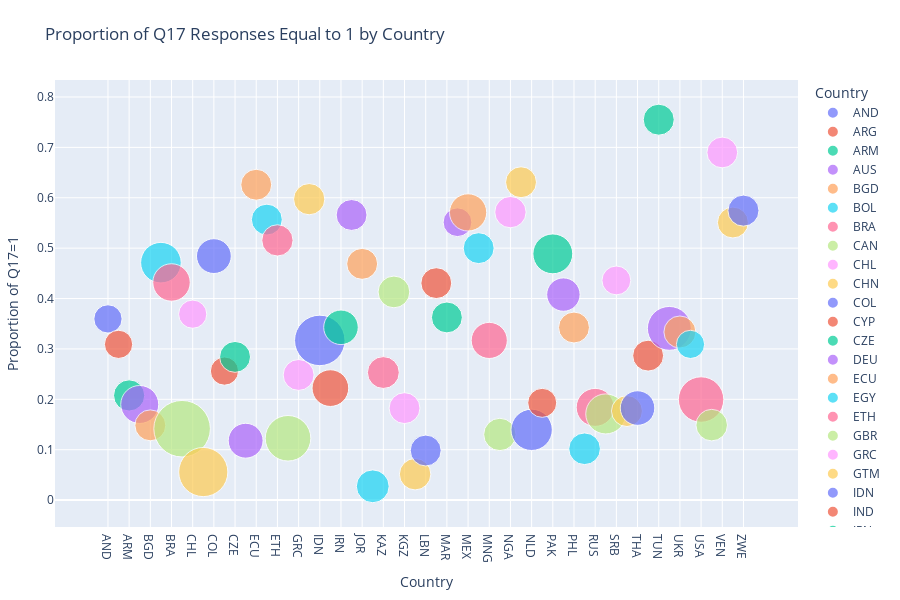

This figure's notebook cell:
### Code cell
## (Visualization -II) ##

# This code loads World Values Survey (WVS) data and filters it by countries found in scored sentences.
# It processes Q17 survey responses to calculate per-country counts and proportions of respondents answering '1'.
# It prepares the country data in a categorical order for consistent plotting.
# Then it creates a scatter plot showing the proportion of Q17=1 responses per country, sized by total responses.
# The plot visually compares response distributions across countries with hover details and a clean layout.
# The x and y-axis labels are the same as the prediction visualization.

%run visualize_response_props.py

### Figure 1 — Plotly figure (JSON) as saved in the notebook; plotly's stock layout.template omitted (floating-point values rounded to 4 significant figures)
{"data": [{"hovertemplate": "<b>%{hovertext}</b><br><br>Country=%{x}<br>Proportion of Q17=1=%{y}<br>Total Responses=%{marker.size}<extra></extra>", "hovertext": ["AND"], "legendgroup": "AND", "marker": {"color": "#636efa", "size": [1004], "sizemode": "area", "sizeref": 2.511, "symbol": "circle"}, "mode": "markers", "name": "AND", "orientation": "v", "showlegend": true, "type": "scatter", "x": ["AND"], "xaxis": "x", "y": [0.3596], "yaxis": "y"}, {"hovertemplate": "<b>%{hovertext}</b><br><br>Country=%{x}<br>Proportion of Q17=1=%{y}<br>Total Responses=%{marker.size}<extra></extra>", "hovertext": ["ARG"], "legendgroup": "ARG", "marker": {"color": "#EF553B", "size": [1003], "sizemode": "area", "sizeref": 2.511, "symbol": "circle"}, "mode": "markers", "name": "ARG", "orientation": "v", "showlegend": true, "type": "scatter", "x": ["ARG"], "xaxis": "x", "y": [0.3091], "yaxis": "y"}, {"hovertemplate": "<b>%{hovertext}</b><br><br>Country=%{x}<br>Proportion of Q17=1=%{y}<br>Total Responses=%{marker.size}<extra></extra>", "hovertext": ["ARM"], "legendgroup": "ARM", "marker": {"color": "#00cc96", "size": [1223], "sizemode": "area", "sizeref": 2.511, "symbol": "circle"}, "mode": "markers", "name": "ARM", "orientation": "v", "showlegend": true, "type": "scatter", "x": ["ARM"], "xaxis": "x", "y": [0.2077], "yaxis": "y"}, {"hovertemplate": "<b>%{hovertext}</b><br><br>Country=%{x}<br>Proportion of Q17=1=%{y}<br>Total Responses=%{marker.size}<extra></extra>", "hovertext": ["AUS"], "legendgroup": "AUS", "marker": {"color": "#ab63fa", "size": [1813], "sizemode": "area", "sizeref": 2.511, "symbol": "circle"}, "mode": "markers", "name": "AUS", "orientation": "v", "showlegend": true, "type": "scatter", "x": ["AUS"], "xaxis": "x", "y": [0.1897], "yaxis": "y"}, {"hovertemplate": "<b>%{hovertext}</b><br><br>Country=%{x}<br>Proportion of Q17=1=%{y}<br>Total Responses=%{marker.size}<extra></extra>", "hovertext": ["BGD"], "legendgroup": "BGD", "marker": {"color": "#FFA15A", "size": [1200], "sizemode": "area", "sizeref": 2.511, "symbol": "circle"}, "mode": "markers", "name": "BGD", "orientation": "v", "showlegend": true, "type": "scatter", "x": ["BGD"], "xaxis": "x", "y": [0.1483], "yaxis": "y"}, {"hovertemplate": "<b>%{hovertext}</b><br><br>Country=%{x}<br>Proportion of Q17=1=%{y}<br>Total Responses=%{marker.size}<extra></extra>", "hovertext": ["BOL"], "legendgroup": "BOL", "marker": {"color": "#19d3f3", "size": [2067], "sizemode": "area", "sizeref": 2.511, "symbol": "circle"}, "mode": "markers", "name": "BOL", "orientation": "v", "showlegend": true, "type": "scatter", "x": ["BOL"], "xaxis": "x", "y": [0.4712], "yaxis": "y"}, {"hovertemplate": "<b>%{hovertext}</b><br><br>Country=%{x}<br>Proportion of Q17=1=%{y}<br>Total Responses=%{marker.size}<extra></extra>", "hovertext": ["BRA"], "legendgroup": "BRA", "marker": {"color": "#FF6692", "size": [1762], "sizemode": "area", "sizeref": 2.511, "symbol": "circle"}, "mode": "markers", "name": "BRA", "orientation": "v", "showlegend": true, "type": "scatter", "x": ["BRA"], "xaxis": "x", "y": [0.4319], "yaxis": "y"}, {"hovertemplate": "<b>%{hovertext}</b><br><br>Country=%{x}<br>Proportion of Q17=1=%{y}<br>Total Responses=%{marker.size}<extra></extra>", "hovertext": ["CAN"], "legendgroup": "CAN", "marker": {"color": "#B6E880", "size": [4018], "sizemode": "area", "sizeref": 2.511, "symbol": "circle"}, "mode": "markers", "name": "CAN", "orientation": "v", "showlegend": true, "type": "scatter", "x": ["CAN"], "xaxis": "x", "y": [0.1416], "yaxis": "y"}, {"hovertemplate": "<b>%{hovertext}</b><br><br>Country=%{x}<br>Proportion of Q17=1=%{y}<br>Total Responses=%{marker.size}<extra></extra>", "hovertext": ["CHL"], "legendgroup": "CHL", "marker": {"color": "#FF97FF", "size": [1000], "sizemode": "area", "sizeref": 2.511, "symbol": "circle"}, "mode": "markers", "name": "CHL", "orientation": "v", "showlegend": true, "type": "scatter", "x": ["CHL"], "xaxis": "x", "y": [0.369], "yaxis": "y"}, {"hovertemplate": "<b>%{hovertext}</b><br><br>Country=%{x}<br>Proportion of Q17=1=%{y}<br>Total Responses=%{marker.size}<extra></extra>", "hovertext": ["CHN"], "legendgroup": "CHN", "marker": {"color": "#FECB52", "size": [3036], "sizemode": "area", "sizeref": 2.511, "symbol": "circle"}, "mode": "markers", "name": "CHN", "orientation": "v", "showlegend": true, "type": "scatter", "x": ["CHN"], "xaxis": "x", "y": [0.05567], "yaxis": "y"}, {"hovertemplate": "<b>%{hovertext}</b><br><br>Country=%{x}<br>Proportion of Q17=1=%{y}<br>Total Responses=%{marker.size}<extra></extra>", "hovertext": ["COL"], "legendgroup": "COL", "marker": {"color": "#636efa", "size": [1520], "sizemode": "area", "sizeref": 2.511, "symbol": "circle"}, "mode": "markers", "name": "COL", "orientation": "v", "showlegend": true, "type": "scatter", "x": ["COL"], "xaxis": "x", "y": [0.4842], "yaxis": "y"}, {"hovertemplate": "<b>%{hovertext}</b><br><br>Country=%{x}<br>Proportion of Q17=1=%{y}<br>Total Responses=%{marker.size}<extra></extra>", "hovertext": ["CYP"], "legendgroup": "CYP", "marker": {"color": "#EF553B", "size": [1000], "sizemode": "area", "sizeref": 2.511, "symbol": "circle"}, "mode": "markers", "name": "CYP", "orientation": "v", "showlegend": true, "type": "scatter", "x": ["CYP"], "xaxis": "x", "y": [0.256], "yaxis": "y"}, {"hovertemplate": "<b>%{hovertext}</b><br><br>Country=%{x}<br>Proportion of Q17=1=%{y}<br>Total Responses=%{marker.size}<extra></extra>", "hovertext": ["CZE"], "legendgroup": "CZE", "marker": {"color": "#00cc96", "size": [1200], "sizemode": "area", "sizeref": 2.511, "symbol": "circle"}, "mode": "markers", "name": "CZE", "orientation": "v", "showlegend": true, "type": "scatter", "x": ["CZE"], "xaxis": "x", "y": [0.2842], "yaxis": "y"}, {"hovertemplate": "<b>%{hovertext}</b><br><br>Country=%{x}<br>Proportion of Q17=1=%{y}<br>Total Responses=%{marker.size}<extra></extra>", "hovertext": ["DEU"], "legendgroup": "DEU", "marker": {"color": "#ab63fa", "size": [1528], "sizemode": "area", "sizeref": 2.511, "symbol": "circle"}, "mode": "markers", "name": "DEU", "orientation": "v", "showlegend": true, "type": "scatter", "x": ["DEU"], "xaxis": "x", "y": [0.1178], "yaxis": "y"}, {"hovertemplate": "<b>%{hovertext}</b><br><br>Country=%{x}<br>Proportion of Q17=1=%{y}<br>Total Responses=%{marker.size}<extra></extra>", "hovertext": ["ECU"], "legendgroup": "ECU", "marker": {"color": "#FFA15A", "size": [1200], "sizemode": "area", "sizeref": 2.511, "symbol": "circle"}, "mode": "markers", "name": "ECU", "orientation": "v", "showlegend": true, "type": "scatter", "x": ["ECU"], "xaxis": "x", "y": [0.6258], "yaxis": "y"}, {"hovertemplate": "<b>%{hovertext}</b><br><br>Country=%{x}<br>Proportion of Q17=1=%{y}<br>Total Responses=%{marker.size}<extra></extra>", "hovertext": ["EGY"], "legendgroup": "EGY", "marker": {"color": "#19d3f3", "size": [1200], "sizemode": "area", "sizeref": 2.511, "symbol": "circle"}, "mode": "markers", "name": "EGY", "orientation": "v", "showlegend": true, "type": "scatter", "x": ["EGY"], "xaxis": "x", "y": [0.5567], "yaxis": "y"}, {"hovertemplate": "<b>%{hovertext}</b><br><br>Country=%{x}<br>Proportion of Q17=1=%{y}<br>Total Responses=%{marker.size}<extra></extra>", "hovertext": ["ETH"], "legendgroup": "ETH", "marker": {"color": "#FF6692", "size": [1230], "sizemode": "area", "sizeref": 2.511, "symbol": "circle"}, "mode": "markers", "name": "ETH", "orientation": "v", "showlegend": true, "type": "scatter", "x": ["ETH"], "xaxis": "x", "y": [0.5154], "yaxis": "y"}, {"hovertemplate": "<b>%{hovertext}</b><br><br>Country=%{x}<br>Proportion of Q17=1=%{y}<br>Total Responses=%{marker.size}<extra></extra>", "hovertext": ["GBR"], "legendgroup": "GBR", "marker": {"color": "#B6E880", "size": [2609], "sizemode": "area", "sizeref": 2.511, "symbol": "circle"}, "mode": "markers", "name": "GBR", "orientation": "v", "showlegend": true, "type": "scatter", "x": ["GBR"], "xaxis": "x", "y": [0.1227], "yaxis": "y"}, {"hovertemplate": "<b>%{hovertext}</b><br><br>Country=%{x}<br>Proportion of Q17=1=%{y}<br>Total Responses=%{marker.size}<extra></extra>", "hovertext": ["GRC"], "legendgroup": "GRC", "marker": {"color": "#FF97FF", "size": [1200], "sizemode": "area", "sizeref": 2.511, "symbol": "circle"}, "mode": "markers", "name": "GRC", "orientation": "v", "showlegend": true, "type": "scatter", "x": ["GRC"], "xaxis": "x", "y": [0.2483], "yaxis": "y"}, {"hovertemplate": "<b>%{hovertext}</b><br><br>Country=%{x}<br>Proportion of Q17=1=%{y}<br>Total Responses=%{marker.size}<extra></extra>", "hovertext": ["GTM"], "legendgroup": "GTM", "marker": {"color": "#FECB52", "size": [1229], "sizemode": "area", "sizeref": 2.511, "symbol": "circle"}, "mode": "markers", "name": "GTM", "orientation": "v", "showlegend": true, "type": "scatter", "x": ["GTM"], "xaxis": "x", "y": [0.5972], "yaxis": "y"}, {"hovertemplate": "<b>%{hovertext}</b><br><br>Country=%{x}<br>Proportion of Q17=1=%{y}<br>Total Responses=%{marker.size}<extra></extra>", "hovertext": ["IDN"], "legendgroup": "IDN", "marker": {"color": "#636efa", "size": [3200], "sizemode": "area", "sizeref": 2.511, "symbol": "circle"}, "mode": "markers", "name": "IDN", "orientation": "v", "showlegend": true, "type": "scatter", "x": ["IDN"], "xaxis": "x", "y": [0.3169], "yaxis": "y"}, {"hovertemplate": "<b>%{hovertext}</b><br><br>Country=%{x}<br>Proportion of Q17=1=%{y}<br>Total Responses=%{marker.size}<extra></extra>", "hovertext": ["IND"], "legendgroup": "IND", "marker": {"color": "#EF553B", "size": [1692], "sizemode": "area", "sizeref": 2.511, "symbol": "circle"}, "mode": "markers", "name": "IND", "orientation": "v", "showlegend": true, "type": "scatter", "x": ["IND"], "xaxis": "x", "y": [0.2222], "yaxis": "y"}, {"hovertemplate": "<b>%{hovertext}</b><br><br>Country=%{x}<br>Proportion of Q17=1=%{y}<br>Total Responses=%{marker.size}<extra></extra>", "hovertext": ["IRN"], "legendgroup": "IRN", "marker": {"color": "#00cc96", "size": [1499], "sizemode": "area", "sizeref": 2.511, "symbol": "circle"}, "mode": "markers", "name": "IRN", "orientation": "v", "showlegend": true, "type": "scatter", "x": ["IRN"], "xaxis": "x", "y": [0.3429], "yaxis": "y"}, {"hovertemplate": "<b>%{hovertext}</b><br><br>Country=%{x}<br>Proportion of Q17=1=%{y}<br>Total Responses=%{marker.size}<extra></extra>", "hovertext": ["IRQ"], "legendgroup": "IRQ", "marker": {"color": "#ab63fa", "size": [1200], "sizemode": "area", "sizeref": 2.511, "symbol": "circle"}, "mode": "markers", "name": "IRQ", "orientation": "v", "showlegend": true, "type": "scatter", "x": ["IRQ"], "xaxis": "x", "y": [0.5658], "yaxis": "y"}, {"hovertemplate": "<b>%{hovertext}</b><br><br>Country=%{x}<br>Proportion of Q17=1=%{y}<br>Total Responses=%{marker.size}<extra></extra>", "hovertext": ["JOR"], "legendgroup": "JOR", "marker": {"color": "#FFA15A", "size": [1203], "sizemode": "area", "sizeref": 2.511, "symbol": "circle"}, "mode": "markers", "name": "JOR", "orientation": "v", "showlegend": true, "type": "scatter", "x": ["JOR"], "xaxis": "x", "y": [0.4688], "yaxis": "y"}, {"hovertemplate": "<b>%{hovertext}</b><br><br>Country=%{x}<br>Proportion of Q17=1=%{y}<br>Total Responses=%{marker.size}<extra></extra>", "hovertext": ["JPN"], "legendgroup": "JPN", "marker": {"color": "#19d3f3", "size": [1353], "sizemode": "area", "sizeref": 2.511, "symbol": "circle"}, "mode": "markers", "name": "JPN", "orientation": "v", "showlegend": true, "type": "scatter", "x": ["JPN"], "xaxis": "x", "y": [0.02735], "yaxis": "y"}, {"hovertemplate": "<b>%{hovertext}</b><br><br>Country=%{x}<br>Proportion of Q17=1=%{y}<br>Total Responses=%{marker.size}<extra></extra>", "hovertext": ["KAZ"], "legendgroup": "KAZ", "marker": {"color": "#FF6692", "size": [1276], "sizemode": "area", "sizeref": 2.511, "symbol": "circle"}, "mode": "markers", "name": "KAZ", "orientation": "v", "showlegend": true, "type": "scatter", "x": ["KAZ"], "xaxis": "x", "y": [0.2531], "yaxis": "y"}, {"hovertemplate": "<b>%{hovertext}</b><br><br>Country=%{x}<br>Proportion of Q17=1=%{y}<br>Total Responses=%{marker.size}<extra></extra>", "hovertext": ["KEN"], "legendgroup": "KEN", "marker": {"color": "#B6E880", "size": [1266], "sizemode": "area", "sizeref": 2.511, "symbol": "circle"}, "mode": "markers", "name": "KEN", "orientation": "v", "showlegend": true, "type": "scatter", "x": ["KEN"], "xaxis": "x", "y": [0.4131], "yaxis": "y"}, {"hovertemplate": "<b>%{hovertext}</b><br><br>Country=%{x}<br>Proportion of Q17=1=%{y}<br>Total Responses=%{marker.size}<extra></extra>", "hovertext": ["KGZ"], "legendgroup": "KGZ", "marker": {"color": "#FF97FF", "size": [1200], "sizemode": "area", "sizeref": 2.511, "symbol": "circle"}, "mode": "markers", "name": "KGZ", "orientation": "v", "showlegend": true, "type": "scatter", "x": ["KGZ"], "xaxis": "x", "y": [0.1825], "yaxis": "y"}, {"hovertemplate": "<b>%{hovertext}</b><br><br>Country=%{x}<br>Proportion of Q17=1=%{y}<br>Total Responses=%{marker.size}<extra></extra>", "hovertext": ["KOR"], "legendgroup": "KOR", "marker": {"color": "#FECB52", "size": [1245], "sizemode": "area", "sizeref": 2.511, "symbol": "circle"}, "mode": "markers", "name": "KOR", "orientation": "v", "showlegend": true, "type": "scatter", "x": ["KOR"], "xaxis": "x", "y": [0.05141], "yaxis": "y"}, {"hovertemplate": "<b>%{hovertext}</b><br><br>Country=%{x}<br>Proportion of Q17=1=%{y}<br>Total Responses=%{marker.size}<extra></extra>", "hovertext": ["LBN"], "legendgroup": "LBN", "marker": {"color": "#636efa", "size": [1200], "sizemode": "area", "sizeref": 2.511, "symbol": "circle"}, "mode": "markers", "name": "LBN", "orientation": "v", "showlegend": true, "type": "scatter", "x": ["LBN"], "xaxis": "x", "y": [0.09833], "yaxis": "y"}, {"hovertemplate": "<b>%{hovertext}</b><br><br>Country=%{x}<br>Proportion of Q17=1=%{y}<br>Total Responses=%{marker.size}<extra></extra>", "hovertext": ["LBY"], "legendgroup": "LBY", "marker": {"color": "#EF553B", "size": [1196], "sizemode": "area", "sizeref": 2.511, "symbol": "circle"}, "mode": "markers", "name": "LBY", "orientation": "v", "showlegend": true, "type": "scatter", "x": ["LBY"], "xaxis": "x", "y": [0.4306], "yaxis": "y"}, {"hovertemplate": "<b>%{hovertext}</b><br><br>Country=%{x}<br>Proportion of Q17=1=%{y}<br>Total Responses=%{marker.size}<extra></extra>", "hovertext": ["MAR"], "legendgroup": "MAR", "marker": {"color": "#00cc96", "size": [1200], "sizemode": "area", "sizeref": 2.511, "symbol": "circle"}, "mode": "markers", "name": "MAR", "orientation": "v", "showlegend": true, "type": "scatter", "x": ["MAR"], "xaxis": "x", "y": [0.3625], "yaxis": "y"}, {"hovertemplate": "<b>%{hovertext}</b><br><br>Country=%{x}<br>Proportion of Q17=1=%{y}<br>Total Responses=%{marker.size}<extra></extra>", "hovertext": ["MDV"], "legendgroup": "MDV", "marker": {"color": "#ab63fa", "size": [1039], "sizemode": "area", "sizeref": 2.511, "symbol": "circle"}, "mode": "markers", "name": "MDV", "orientation": "v", "showlegend": true, "type": "scatter", "x": ["MDV"], "xaxis": "x", "y": [0.5515], "yaxis": "y"}, {"hovertemplate": "<b>%{hovertext}</b><br><br>Country=%{x}<br>Proportion of Q17=1=%{y}<br>Total Responses=%{marker.size}<extra></extra>", "hovertext": ["MEX"], "legendgroup": "MEX", "marker": {"color": "#FFA15A", "size": [1741], "sizemode": "area", "sizeref": 2.511, "symbol": "circle"}, "mode": "markers", "name": "MEX", "orientation": "v", "showlegend": true, "type": "scatter", "x": ["MEX"], "xaxis": "x", "y": [0.5709], "yaxis": "y"}, {"hovertemplate": "<b>%{hovertext}</b><br><br>Country=%{x}<br>Proportion of Q17=1=%{y}<br>Total Responses=%{marker.size}<extra></extra>", "hovertext": ["MMR"], "legendgroup": "MMR", "marker": {"color": "#19d3f3", "size": [1200], "sizemode": "area", "sizeref": 2.511, "symbol": "circle"}, "mode": "markers", "name": "MMR", "orientation": "v", "showlegend": true, "type": "scatter", "x": ["MMR"], "xaxis": "x", "y": [0.5], "yaxis": "y"}, {"hovertemplate": "<b>%{hovertext}</b><br><br>Country=%{x}<br>Proportion of Q17=1=%{y}<br>Total Responses=%{marker.size}<extra></extra>", "hovertext": ["MNG"], "legendgroup": "MNG", "marker": {"color": "#FF6692", "size": [1638], "sizemode": "area", "sizeref": 2.511, "symbol": "circle"}, "mode": "markers", "name": "MNG", "orientation": "v", "showlegend": true, "type": "scatter", "x": ["MNG"], "xaxis": "x", "y": [0.3168], "yaxis": "y"}, {"hovertemplate": "<b>%{hovertext}</b><br><br>Country=%{x}<br>Proportion of Q17=1=%{y}<br>Total Responses=%{marker.size}<extra></extra>", "hovertext": ["MYS"], "legendgroup": "MYS", "marker": {"color": "#B6E880", "size": [1313], "sizemode": "area", "sizeref": 2.511, "symbol": "circle"}, "mode": "markers", "name": "MYS", "orientation": "v", "showlegend": true, "type": "scatter", "x": ["MYS"], "xaxis": "x", "y": [0.1302], "yaxis": "y"}, {"hovertemplate": "<b>%{hovertext}</b><br><br>Country=%{x}<br>Proportion of Q17=1=%{y}<br>Total Responses=%{marker.size}<extra></extra>", "hovertext": ["NGA"], "legendgroup": "NGA", "marker": {"color": "#FF97FF", "size": [1237], "sizemode": "area", "sizeref": 2.511, "symbol": "circle"}, "mode": "markers", "name": "NGA", "orientation": "v", "showlegend": true, "type": "scatter", "x": ["NGA"], "xaxis": "x", "y": [0.5715], "yaxis": "y"}, {"hovertemplate": "<b>%{hovertext}</b><br><br>Country=%{x}<br>Proportion of Q17=1=%{y}<br>Total Responses=%{marker.size}<extra></extra>", "hovertext": ["NIC"], "legendgroup": "NIC", "marker": {"color": "#FECB52", "size": [1200], "sizemode": "area", "sizeref": 2.511, "symbol": "circle"}, "mode": "markers", "name": "NIC", "orientation": "v", "showlegend": true, "type": "scatter", "x": ["NIC"], "xaxis": "x", "y": [0.6308], "yaxis": "y"}, {"hovertemplate": "<b>%{hovertext}</b><br><br>Country=%{x}<br>Proportion of Q17=1=%{y}<br>Total Responses=%{marker.size}<extra></extra>", "hovertext": ["NLD"], "legendgroup": "NLD", "marker": {"color": "#636efa", "size": [2145], "sizemode": "area", "sizeref": 2.511, "symbol": "circle"}, "mode": "markers", "name": "NLD", "orientation": "v", "showlegend": true, "type": "scatter", "x": ["NLD"], "xaxis": "x", "y": [0.1394], "yaxis": "y"}, {"hovertemplate": "<b>%{hovertext}</b><br><br>Country=%{x}<br>Proportion of Q17=1=%{y}<br>Total Responses=%{marker.size}<extra></extra>", "hovertext": ["NZL"], "legendgroup": "NZL", "marker": {"color": "#EF553B", "size": [1057], "sizemode": "area", "sizeref": 2.511, "symbol": "circle"}, "mode": "markers", "name": "NZL", "orientation": "v", "showlegend": true, "type": "scatter", "x": ["NZL"], "xaxis": "x", "y": [0.193], "yaxis": "y"}, {"hovertemplate": "<b>%{hovertext}</b><br><br>Country=%{x}<br>Proportion of Q17=1=%{y}<br>Total Responses=%{marker.size}<extra></extra>", "hovertext": ["PAK"], "legendgroup": "PAK", "marker": {"color": "#00cc96", "size": [1995], "sizemode": "area", "sizeref": 2.511, "symbol": "circle"}, "mode": "markers", "name": "PAK", "orientation": "v", "showlegend": true, "type": "scatter", "x": ["PAK"], "xaxis": "x", "y": [0.4887], "yaxis": "y"}, {"hovertemplate": "<b>%{hovertext}</b><br><br>Country=%{x}<br>Proportion of Q17=1=%{y}<br>Total Responses=%{marker.size}<extra></extra>", "hovertext": ["PER"], "legendgroup": "PER", "marker": {"color": "#ab63fa", "size": [1400], "sizemode": "area", "sizeref": 2.511, "symbol": "circle"}, "mode": "markers", "name": "PER", "orientation": "v", "showlegend": true, "type": "scatter", "x": ["PER"], "xaxis": "x", "y": [0.4079], "yaxis": "y"}, {"hovertemplate": "<b>%{hovertext}</b><br><br>Country=%{x}<br>Proportion of Q17=1=%{y}<br>Total Responses=%{marker.size}<extra></extra>", "hovertext": ["PHL"], "legendgroup": "PHL", "marker": {"color": "#FFA15A", "size": [1200], "sizemode": "area", "sizeref": 2.511, "symbol": "circle"}, "mode": "markers", "name": "PHL", "orientation": "v", "showlegend": true, "type": "scatter", "x": ["PHL"], "xaxis": "x", "y": [0.3425], "yaxis": "y"}, {"hovertemplate": "<b>%{hovertext}</b><br><br>Country=%{x}<br>Proportion of Q17=1=%{y}<br>Total Responses=%{marker.size}<extra></extra>", "hovertext": ["ROU"], "legendgroup": "ROU", "marker": {"color": "#19d3f3", "size": [1257], "sizemode": "area", "sizeref": 2.511, "symbol": "circle"}, "mode": "markers", "name": "ROU", "orientation": "v", "showlegend": true, "type": "scatter", "x": ["ROU"], "xaxis": "x", "y": [0.1018], "yaxis": "y"}, {"hovertemplate": "<b>%{hovertext}</b><br><br>Country=%{x}<br>Proportion of Q17=1=%{y}<br>Total Responses=%{marker.size}<extra></extra>", "hovertext": ["RUS"], "legendgroup": "RUS", "marker": {"color": "#FF6692", "size": [1810], "sizemode": "area", "sizeref": 2.511, "symbol": "circle"}, "mode": "markers", "name": "RUS", "orientation": "v", "showlegend": true, "type": "scatter", "x": ["RUS"], "xaxis": "x", "y": [0.184], "yaxis": "y"}, {"hovertemplate": "<b>%{hovertext}</b><br><br>Country=%{x}<br>Proportion of Q17=1=%{y}<br>Total Responses=%{marker.size}<extra></extra>", "hovertext": ["SGP"], "legendgroup": "SGP", "marker": {"color": "#B6E880", "size": [2012], "sizemode": "area", "sizeref": 2.511, "symbol": "circle"}, "mode": "markers", "name": "SGP", "orientation": "v", "showlegend": true, "type": "scatter", "x": ["SGP"], "xaxis": "x", "y": [0.171], "yaxis": "y"}, {"hovertemplate": "<b>%{hovertext}</b><br><br>Country=%{x}<br>Proportion of Q17=1=%{y}<br>Total Responses=%{marker.size}<extra></extra>", "hovertext": ["SRB"], "legendgroup": "SRB", "marker": {"color": "#FF97FF", "size": [1046], "sizemode": "area", "sizeref": 2.511, "symbol": "circle"}, "mode": "markers", "name": "SRB", "orientation": "v", "showlegend": true, "type": "scatter", "x": ["SRB"], "xaxis": "x", "y": [0.4359], "yaxis": "y"}, {"hovertemplate": "<b>%{hovertext}</b><br><br>Country=%{x}<br>Proportion of Q17=1=%{y}<br>Total Responses=%{marker.size}<extra></extra>", "hovertext": ["SVK"], "legendgroup": "SVK", "marker": {"color": "#FECB52", "size": [1200], "sizemode": "area", "sizeref": 2.511, "symbol": "circle"}, "mode": "markers", "name": "SVK", "orientation": "v", "showlegend": true, "type": "scatter", "x": ["SVK"], "xaxis": "x", "y": [0.1767], "yaxis": "y"}, {"hovertemplate": "<b>%{hovertext}</b><br><br>Country=%{x}<br>Proportion of Q17=1=%{y}<br>Total Responses=%{marker.size}<extra></extra>", "hovertext": ["THA"], "legendgroup": "THA", "marker": {"color": "#636efa", "size": [1500], "sizemode": "area", "sizeref": 2.511, "symbol": "circle"}, "mode": "markers", "name": "THA", "orientation": "v", "showlegend": true, "type": "scatter", "x": ["THA"], "xaxis": "x", "y": [0.1827], "yaxis": "y"}, {"hovertemplate": "<b>%{hovertext}</b><br><br>Country=%{x}<br>Proportion of Q17=1=%{y}<br>Total Responses=%{marker.size}<extra></extra>", "hovertext": ["TJK"], "legendgroup": "TJK", "marker": {"color": "#EF553B", "size": [1200], "sizemode": "area", "sizeref": 2.511, "symbol": "circle"}, "mode": "markers", "name": "TJK", "orientation": "v", "showlegend": true, "type": "scatter", "x": ["TJK"], "xaxis": "x", "y": [0.2867], "yaxis": "y"}, {"hovertemplate": "<b>%{hovertext}</b><br><br>Country=%{x}<br>Proportion of Q17=1=%{y}<br>Total Responses=%{marker.size}<extra></extra>", "hovertext": ["TUN"], "legendgroup": "TUN", "marker": {"color": "#00cc96", "size": [1208], "sizemode": "area", "sizeref": 2.511, "symbol": "circle"}, "mode": "markers", "name": "TUN", "orientation": "v", "showlegend": true, "type": "scatter", "x": ["TUN"], "xaxis": "x", "y": [0.755], "yaxis": "y"}, {"hovertemplate": "<b>%{hovertext}</b><br><br>Country=%{x}<br>Proportion of Q17=1=%{y}<br>Total Responses=%{marker.size}<extra></extra>", "hovertext": ["TUR"], "legendgroup": "TUR", "marker": {"color": "#ab63fa", "size": [2415], "sizemode": "area", "sizeref": 2.511, "symbol": "circle"}, "mode": "markers", "name": "TUR", "orientation": "v", "showlegend": true, "type": "scatter", "x": ["TUR"], "xaxis": "x", "y": [0.3408], "yaxis": "y"}, {"hovertemplate": "<b>%{hovertext}</b><br><br>Country=%{x}<br>Proportion of Q17=1=%{y}<br>Total Responses=%{marker.size}<extra></extra>", "hovertext": ["UKR"], "legendgroup": "UKR", "marker": {"color": "#FFA15A", "size": [1289], "sizemode": "area", "sizeref": 2.511, "symbol": "circle"}, "mode": "markers", "name": "UKR", "orientation": "v", "showlegend": true, "type": "scatter", "x": ["UKR"], "xaxis": "x", "y": [0.3336], "yaxis": "y"}, {"hovertemplate": "<b>%{hovertext}</b><br><br>Country=%{x}<br>Proportion of Q17=1=%{y}<br>Total Responses=%{marker.size}<extra></extra>", "hovertext": ["URY"], "legendgroup": "URY", "marker": {"color": "#19d3f3", "size": [1000], "sizemode": "area", "sizeref": 2.511, "symbol": "circle"}, "mode": "markers", "name": "URY", "orientation": "v", "showlegend": true, "type": "scatter", "x": ["URY"], "xaxis": "x", "y": [0.309], "yaxis": "y"}, {"hovertemplate": "<b>%{hovertext}</b><br><br>Country=%{x}<br>Proportion of Q17=1=%{y}<br>Total Responses=%{marker.size}<extra></extra>", "hovertext": ["USA"], "legendgroup": "USA", "marker": {"color": "#FF6692", "size": [2596], "sizemode": "area", "sizeref": 2.511, "symbol": "circle"}, "mode": "markers", "name": "USA", "orientation": "v", "showlegend": true, "type": "scatter", "x": ["USA"], "xaxis": "x", "y": [0.1995], "yaxis": "y"}, {"hovertemplate": "<b>%{hovertext}</b><br><br>Country=%{x}<br>Proportion of Q17=1=%{y}<br>Total Responses=%{marker.size}<extra></extra>", "hovertext": ["UZB"], "legendgroup": "UZB", "marker": {"color": "#B6E880", "size": [1250], "sizemode": "area", "sizeref": 2.511, "symbol": "circle"}, "mode": "markers", "name": "UZB", "orientation": "v", "showlegend": true, "type": "scatter", "x": ["UZB"], "xaxis": "x", "y": [0.1488], "yaxis": "y"}, {"hovertemplate": "<b>%{hovertext}</b><br><br>Country=%{x}<br>Proportion of Q17=1=%{y}<br>Total Responses=%{marker.size}<extra></extra>", "hovertext": ["VEN"], "legendgroup": "VEN", "marker": {"color": "#FF97FF", "size": [1190], "sizemode": "area", "sizeref": 2.511, "symbol": "circle"}, "mode": "markers", "name": "VEN", "orientation": "v", "showlegend": true, "type": "scatter", "x": ["VEN"], "xaxis": "x", "y": [0.6899], "yaxis": "y"}, {"hovertemplate": "<b>%{hovertext}</b><br><br>Country=%{x}<br>Proportion of Q17=1=%{y}<br>Total Responses=%{marker.size}<extra></extra>", "hovertext": ["VNM"], "legendgroup": "VNM", "marker": {"color": "#FECB52", "size": [1200], "sizemode": "area", "sizeref": 2.511, "symbol": "circle"}, "mode": "markers", "name": "VNM", "orientation": "v", "showlegend": true, "type": "scatter", "x": ["VNM"], "xaxis": "x", "y": [0.5508], "yaxis": "y"}, {"hovertemplate": "<b>%{hovertext}</b><br><br>Country=%{x}<br>Proportion of Q17=1=%{y}<br>Total Responses=%{marker.size}<extra></extra>", "hovertext": ["ZWE"], "legendgroup": "ZWE", "marker": {"color": "#636efa", "size": [1215], "sizemode": "area", "sizeref": 2.511, "symbol": "circle"}, "mode": "markers", "name": "ZWE", "orientation": "v", "showlegend": true, "type": "scatter", "x": ["ZWE"], "xaxis": "x", "y": [0.5745], "yaxis": "y"}], "layout": {"height": 600, "legend": {"itemsizing": "constant", "title": {"text": "Country"}, "tracegroupgap": 0}, "margin": {"b": 40, "l": 40, "r": 40, "t": 80}, "title": {"text": "Proportion of Q17 Responses Equal to 1 by Country"}, "xaxis": {"anchor": "y", "categoryarray": ["AND", "ARG", "ARM", "AUS", "BGD", "BOL", "BRA", "CAN", "CHL", "CHN", "COL", "CYP", "CZE", "DEU", "ECU", "EGY", "ETH", "GBR", "GRC", "GTM", "IDN", "IND", "IRN", "IRQ", "JOR", "JPN", "KAZ", "KEN", "KGZ", "KOR", "LBN", "LBY", "MAR", "MDV", "MEX", "MMR", "MNG", "MYS", "NGA", "NIC", "NLD", "NZL", "PAK", "PER", "PHL", "ROU", "RUS", "SGP", "SRB", "SVK", "THA", "TJK", "TUN", "TUR", "UKR", "URY", "USA", "UZB", "VEN", "VNM", "ZWE"], "categoryorder": "array", "domain": [0, 1], "title": {"text": "Country"}}, "yaxis": {"anchor": "x", "domain": [0, 1], "title": {"text": "Proportion of Q17=1"}}}}
